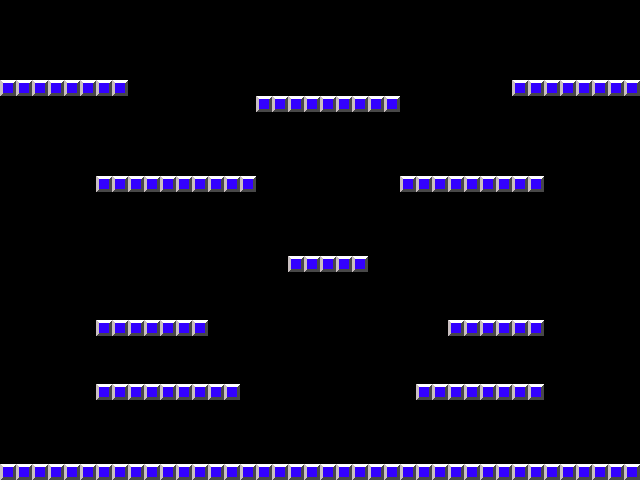

Tiled map render using the project's own tile images. Description and the whole map definition, tile-layer contents included, below:
An orthogonal 40x30 tile map with 16x16 px tiles, 1 tile layer (Capa de Patrones 1).

<map version="1.2" tiledversion="1.2.1" orientation="orthogonal" renderorder="right-down" width="40" height="30" tilewidth="16" tileheight="16" infinite="0" nextlayerid="2" nextobjectid="1">
 <tileset firstgid="1" source="tiles.tsx" />
 <layer id="1" name="Capa de Patrones 1" width="40" height="30">
  <data encoding="csv">
0,0,0,0,0,0,0,0,0,0,0,0,0,0,0,0,0,0,0,0,0,0,0,0,0,0,0,0,0,0,0,0,0,0,0,0,0,0,0,0,
0,0,0,0,0,0,0,0,0,0,0,0,0,0,0,0,0,0,0,0,0,0,0,0,0,0,0,0,0,0,0,0,0,0,0,0,0,0,0,0,
0,0,0,0,0,0,0,0,0,0,0,0,0,0,0,0,0,0,0,0,0,0,0,0,0,0,0,0,0,0,0,0,0,0,0,0,0,0,0,0,
0,0,0,0,0,0,0,0,0,0,0,0,0,0,0,0,0,0,0,0,0,0,0,0,0,0,0,0,0,0,0,0,0,0,0,0,0,0,0,0,
0,0,0,0,0,0,0,0,0,0,0,0,0,0,0,0,0,0,0,0,0,0,0,0,0,0,0,0,0,0,0,0,0,0,0,0,0,0,0,0,
2,2,2,2,2,2,2,2,0,0,0,0,0,0,0,0,0,0,0,0,0,0,0,0,0,0,0,0,0,0,0,0,2,2,2,2,2,2,2,2,
0,0,0,0,0,0,0,0,0,0,0,0,0,0,0,0,2,2,2,2,2,2,2,2,2,0,0,0,0,0,0,0,0,0,0,0,0,0,0,0,
0,0,0,0,0,0,0,0,0,0,0,0,0,0,0,0,0,0,0,0,0,0,0,0,0,0,0,0,0,0,0,0,0,0,0,0,0,0,0,0,
0,0,0,0,0,0,0,0,0,0,0,0,0,0,0,0,0,0,0,0,0,0,0,0,0,0,0,0,0,0,0,0,0,0,0,0,0,0,0,0,
0,0,0,0,0,0,0,0,0,0,0,0,0,0,0,0,0,0,0,0,0,0,0,0,0,0,0,0,0,0,0,0,0,0,0,0,0,0,0,0,
0,0,0,0,0,0,0,0,0,0,0,0,0,0,0,0,0,0,0,0,0,0,0,0,0,0,0,0,0,0,0,0,0,0,0,0,0,0,0,0,
0,0,0,0,0,0,2,2,2,2,2,2,2,2,2,2,0,0,0,0,0,0,0,0,0,2,2,2,2,2,2,2,2,2,0,0,0,0,0,0,
0,0,0,0,0,0,0,0,0,0,0,0,0,0,0,0,0,0,0,0,0,0,0,0,0,0,0,0,0,0,0,0,0,0,0,0,0,0,0,0,
0,0,0,0,0,0,0,0,0,0,0,0,0,0,0,0,0,0,0,0,0,0,0,0,0,0,0,0,0,0,0,0,0,0,0,0,0,0,0,0,
0,0,0,0,0,0,0,0,0,0,0,0,0,0,0,0,0,0,0,0,0,0,0,0,0,0,0,0,0,0,0,0,0,0,0,0,0,0,0,0,
0,0,0,0,0,0,0,0,0,0,0,0,0,0,0,0,0,0,0,0,0,0,0,0,0,0,0,0,0,0,0,0,0,0,0,0,0,0,0,0,
0,0,0,0,0,0,0,0,0,0,0,0,0,0,0,0,0,0,2,2,2,2,2,0,0,0,0,0,0,0,0,0,0,0,0,0,0,0,0,0,
0,0,0,0,0,0,0,0,0,0,0,0,0,0,0,0,0,0,0,0,0,0,0,0,0,0,0,0,0,0,0,0,0,0,0,0,0,0,0,0,
0,0,0,0,0,0,0,0,0,0,0,0,0,0,0,0,0,0,0,0,0,0,0,0,0,0,0,0,0,0,0,0,0,0,0,0,0,0,0,0,
0,0,0,0,0,0,0,0,0,0,0,0,0,0,0,0,0,0,0,0,0,0,0,0,0,0,0,0,0,0,0,0,0,0,0,0,0,0,0,0,
0,0,0,0,0,0,2,2,2,2,2,2,2,0,0,0,0,0,0,0,0,0,0,0,0,0,0,0,2,2,2,2,2,2,0,0,0,0,0,0,
0,0,0,0,0,0,0,0,0,0,0,0,0,0,0,0,0,0,0,0,0,0,0,0,0,0,0,0,0,0,0,0,0,0,0,0,0,0,0,0,
0,0,0,0,0,0,0,0,0,0,0,0,0,0,0,0,0,0,0,0,0,0,0,0,0,0,0,0,0,0,0,0,0,0,0,0,0,0,0,0,
0,0,0,0,0,0,0,0,0,0,0,0,0,0,0,0,0,0,0,0,0,0,0,0,0,0,0,0,0,0,0,0,0,0,0,0,0,0,0,0,
0,0,0,0,0,0,2,2,2,2,2,2,2,2,2,0,0,0,0,0,0,0,0,0,0,0,2,2,2,2,2,2,2,2,0,0,0,0,0,0,
0,0,0,0,0,0,0,0,0,0,0,0,0,0,0,0,0,0,0,0,0,0,0,0,0,0,0,0,0,0,0,0,0,0,0,0,0,0,0,0,
0,0,0,0,0,0,0,0,0,0,0,0,0,0,0,0,0,0,0,0,0,0,0,0,0,0,0,0,0,0,0,0,0,0,0,0,0,0,0,0,
0,0,0,0,0,0,0,0,0,0,0,0,0,0,0,0,0,0,0,0,0,0,0,0,0,0,0,0,0,0,0,0,0,0,0,0,0,0,0,0,
0,0,0,0,0,0,0,0,0,0,0,0,0,0,0,0,0,0,0,0,0,0,0,0,0,0,0,0,0,0,0,0,0,0,0,0,0,0,0,0,
2,2,2,2,2,2,2,2,2,2,2,2,2,2,2,2,2,2,2,2,2,2,2,2,2,2,2,2,2,2,2,2,2,2,2,2,2,2,2,2
</data>
 </layer>
</map>